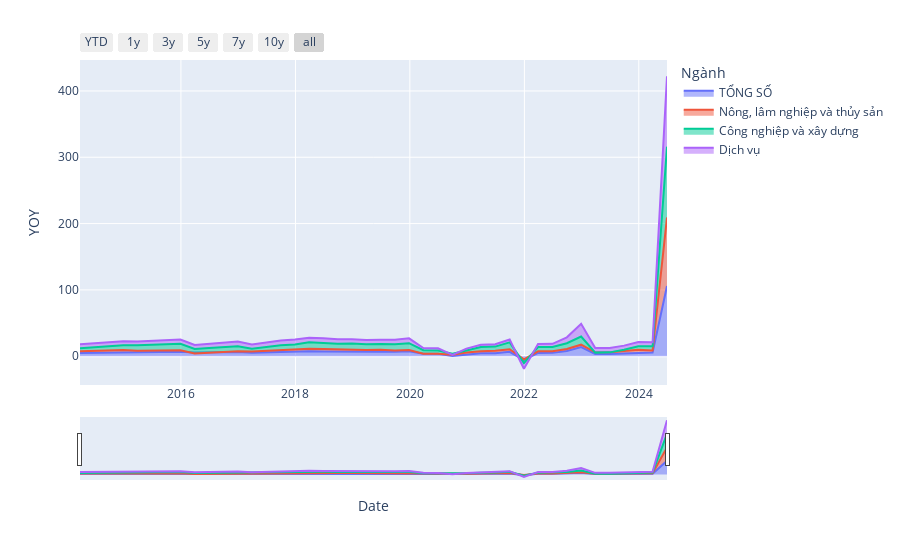

Notebook code cell kept with this figure:
### Code cell
import pandas as pd
import plotly.express as px
import plotly.graph_objects as go

df_show = dfs_gdp_ss[
    (
        (dfs_gdp_ss["Ngành"] == "TỔNG SỐ")
        | (dfs_gdp_ss["Ngành"] == "Nông, lâm nghiệp và thủy sản")
        | (dfs_gdp_ss["Ngành"] == "Công nghiệp và xây dựng")
        | (dfs_gdp_ss["Ngành"] == "Dịch vụ")
    )
]

fig = px.area(df_show, x="Date", y="YOY", color="Ngành")

fig.update_xaxes(
    rangeslider_visible=True,
    rangeselector=dict(
        buttons=[
            dict(count=1, label="YTD", step="year", stepmode="todate"),
            dict(count=1, label="1y", step="year", stepmode="backward"),
            dict(count=3, label="3y", step="year", stepmode="backward"),
            dict(count=5, label="5y", step="year", stepmode="backward"),
            dict(count=7, label="7y", step="year", stepmode="backward"),
            dict(count=10, label="10y", step="year", stepmode="backward"),
            dict(step="all"),
        ]
    ),
)

fig.show()

### Figure 1 — Plotly figure (JSON) as saved in the notebook; plotly's stock layout.template omitted (floating-point values rounded to 4 significant figures)
{"data": [{"fillpattern": {"shape": ""}, "hovertemplate": "Ngành=TỔNG SỐ<br>Date=%{x}<br>YOY=%{y}<extra></extra>", "legendgroup": "TỔNG SỐ", "line": {"color": "#636efa"}, "marker": {"symbol": "circle"}, "mode": "lines", "name": "TỔNG SỐ", "orientation": "v", "showlegend": true, "stackgroup": "1", "type": "scatter", "x": ["2024-06-29T00:00:00", "2024-03-29T00:00:00", "2023-12-29T00:00:00", "2023-09-29T00:00:00", "2023-06-29T00:00:00", "2023-03-29T00:00:00", "2022-12-29T00:00:00", "2022-09-29T00:00:00", "2022-06-29T00:00:00", "2022-03-29T00:00:00", "2021-12-29T00:00:00", "2021-09-29T00:00:00", "2021-06-29T00:00:00", "2021-03-29T00:00:00", "2020-12-27T00:00:00", "2020-09-29T00:00:00", "2020-06-29T00:00:00", "2020-03-27T00:00:00", "2019-12-27T00:00:00", "2019-09-28T00:00:00", "2019-06-28T00:00:00", "2019-03-29T00:00:00", "2018-12-27T00:00:00", "2018-09-28T00:00:00", "2018-06-29T00:00:00", "2018-03-29T00:00:00", "2017-12-29T00:00:00", "2017-09-29T00:00:00", "2017-06-29T00:00:00", "2017-03-29T00:00:00", "2016-12-29T00:00:00", "2016-09-29T00:00:00", "2016-06-29T00:00:00", "2016-03-29T00:00:00", "2015-12-29T00:00:00", "2015-09-29T00:00:00", "2015-06-29T00:00:00", "2015-03-29T00:00:00", "2014-12-29T00:00:00", "2014-09-29T00:00:00", "2014-06-27T00:00:00", "2014-03-28T00:00:00"], "xaxis": "x", "y": [105.9, 5.658, 5.47, 4.051, 3.275, 3.319, 13.71, 7.829, 5.053, 5.032, -6.025, 6.571, 4.65, 4.48, 2.691, 0.3874, 3.682, 3.821, 7.484, 6.734, 6.822, 6.793, 6.823, 6.733, 7.076, 7.378, 6.812, 6.415, 5.728, 5.103, 6.211, 5.93, 5.522, 5.459, 6.679, 6.501, 6.28, 6.028, 5.984, 5.62, 5.18, 4.96], "yaxis": "y"}, {"fillpattern": {"shape": ""}, "hovertemplate": "Ngành=Nông, lâm nghiệp và thủy sản<br>Date=%{x}<br>YOY=%{y}<extra></extra>", "legendgroup": "Nông, lâm nghiệp và thủy sản", "line": {"color": "#EF553B"}, "marker": {"symbol": "circle"}, "mode": "lines", "name": "Nông, lâm nghiệp và thủy sản", "orientation": "v", "showlegend": true, "stackgroup": "1", "type": "scatter", "x": ["2024-06-29T00:00:00", "2024-03-29T00:00:00", "2023-12-29T00:00:00", "2023-09-29T00:00:00", "2023-06-29T00:00:00", "2023-03-29T00:00:00", "2022-12-29T00:00:00", "2022-09-29T00:00:00", "2022-06-29T00:00:00", "2022-03-29T00:00:00", "2021-12-29T00:00:00", "2021-09-29T00:00:00", "2021-06-29T00:00:00", "2021-03-29T00:00:00", "2020-12-27T00:00:00", "2020-09-29T00:00:00", "2020-06-29T00:00:00", "2020-03-27T00:00:00", "2019-12-27T00:00:00", "2019-09-28T00:00:00", "2019-06-28T00:00:00", "2019-03-29T00:00:00", "2018-12-27T00:00:00", "2018-09-28T00:00:00", "2018-06-29T00:00:00", "2018-03-29T00:00:00", "2017-12-29T00:00:00", "2017-09-29T00:00:00", "2017-06-29T00:00:00", "2017-03-29T00:00:00", "2016-12-29T00:00:00", "2016-09-29T00:00:00", "2016-06-29T00:00:00", "2016-03-29T00:00:00", "2015-12-29T00:00:00", "2015-09-29T00:00:00", "2015-06-29T00:00:00", "2015-03-29T00:00:00", "2014-12-29T00:00:00", "2014-09-29T00:00:00", "2014-06-27T00:00:00", "2014-03-28T00:00:00"], "xaxis": "x", "y": [103.4, 2.979, 4.305, 3.659, 2.897, 2.524, 3.691, 3.051, 2.531, 2.448, 1.196, 4.008, 3.508, 3.16, 2.793, 1.798, 0.03823, 0.07644, 2.005, 2.044, 2.808, 2.68, 3.594, 3.536, 3.93, 4.051, 2.902, 2.784, 2.654, 2.03, 1.357, 0.6502, -0.177, -1.231, 2.408, 2.076, 2.363, 2.139, 3.495, 2.998, 2.965, 2.367], "yaxis": "y"}, {"fillpattern": {"shape": ""}, "hovertemplate": "Ngành=Công nghiệp và xây dựng<br>Date=%{x}<br>YOY=%{y}<extra></extra>", "legendgroup": "Công nghiệp và xây dựng", "line": {"color": "#00cc96"}, "marker": {"symbol": "circle"}, "mode": "lines", "name": "Công nghiệp và xây dựng", "orientation": "v", "showlegend": true, "stackgroup": "1", "type": "scatter", "x": ["2024-06-29T00:00:00", "2024-03-29T00:00:00", "2023-12-29T00:00:00", "2023-09-29T00:00:00", "2023-06-29T00:00:00", "2023-03-29T00:00:00", "2022-12-29T00:00:00", "2022-09-29T00:00:00", "2022-06-29T00:00:00", "2022-03-29T00:00:00", "2021-12-29T00:00:00", "2021-09-29T00:00:00", "2021-06-29T00:00:00", "2021-03-29T00:00:00", "2020-12-27T00:00:00", "2020-09-29T00:00:00", "2020-06-29T00:00:00", "2020-03-27T00:00:00", "2019-12-27T00:00:00", "2019-09-28T00:00:00", "2019-06-28T00:00:00", "2019-03-29T00:00:00", "2018-12-27T00:00:00", "2018-09-28T00:00:00", "2018-06-29T00:00:00", "2018-03-29T00:00:00", "2017-12-29T00:00:00", "2017-09-29T00:00:00", "2017-06-29T00:00:00", "2017-03-29T00:00:00", "2016-12-29T00:00:00", "2016-09-29T00:00:00", "2016-06-29T00:00:00", "2016-03-29T00:00:00", "2015-12-29T00:00:00", "2015-09-29T00:00:00", "2015-06-29T00:00:00", "2015-03-29T00:00:00", "2014-12-29T00:00:00", "2014-09-29T00:00:00", "2014-06-27T00:00:00", "2014-03-28T00:00:00"], "xaxis": "x", "y": [106.7, 6.282, 5.16, 2.099, -0.3548, -0.4043, 12.19, 8.704, 6.408, 6.383, -5.486, 10.36, 6.327, 6.3, 3.2, 1.692, 4.996, 5.154, 10.16, 9.138, 8.676, 8.633, 8.763, 8.401, 9.068, 9.702, 8.002, 7.17, 5.813, 4.166, 7.573, 7.504, 7.119, 6.717, 9.639, 9.573, 9.085, 8.352, 7.142, 6.42, 5.332, 4.694], "yaxis": "y"}, {"fillpattern": {"shape": ""}, "hovertemplate": "Ngành=Dịch vụ<br>Date=%{x}<br>YOY=%{y}<extra></extra>", "legendgroup": "Dịch vụ", "line": {"color": "#ab63fa"}, "marker": {"symbol": "circle"}, "mode": "lines", "name": "Dịch vụ", "orientation": "v", "showlegend": true, "stackgroup": "1", "type": "scatter", "x": ["2024-06-29T00:00:00", "2024-03-29T00:00:00", "2023-12-29T00:00:00", "2023-09-29T00:00:00", "2023-06-29T00:00:00", "2023-03-29T00:00:00", "2022-12-29T00:00:00", "2022-09-29T00:00:00", "2022-06-29T00:00:00", "2022-03-29T00:00:00", "2021-12-29T00:00:00", "2021-09-29T00:00:00", "2021-06-29T00:00:00", "2021-03-29T00:00:00", "2020-12-27T00:00:00", "2020-09-29T00:00:00", "2020-06-29T00:00:00", "2020-03-27T00:00:00", "2019-12-27T00:00:00", "2019-09-28T00:00:00", "2019-06-28T00:00:00", "2019-03-29T00:00:00", "2018-12-27T00:00:00", "2018-09-28T00:00:00", "2018-06-29T00:00:00", "2018-03-29T00:00:00", "2017-12-29T00:00:00", "2017-09-29T00:00:00", "2017-06-29T00:00:00", "2017-03-29T00:00:00", "2016-12-29T00:00:00", "2016-09-29T00:00:00", "2016-06-29T00:00:00", "2016-03-29T00:00:00", "2015-12-29T00:00:00", "2015-09-29T00:00:00", "2015-06-29T00:00:00", "2015-03-29T00:00:00", "2014-12-29T00:00:00", "2014-09-29T00:00:00", "2014-06-27T00:00:00", "2014-03-28T00:00:00"], "xaxis": "x", "y": [106.2, 6.116, 6.426, 6.173, 6.561, 6.788, 19.34, 8.916, 4.642, 4.579, -8.571, 4.221, 3.619, 3.34, 2.799, -1.935, 3.257, 3.266, 7.276, 6.852, 6.496, 6.496, 6.537, 7.108, 6.902, 6.699, 7.442, 7.25, 6.849, 6.525, 6.984, 6.662, 6.349, 6.134, 6.325, 6.174, 5.897, 5.821, 5.962, 5.99, 6.008, 5.95], "yaxis": "y"}], "layout": {"legend": {"title": {"text": "Ngành"}, "tracegroupgap": 0}, "margin": {"t": 60}, "xaxis": {"anchor": "y", "domain": [0, 1], "rangeselector": {"buttons": [{"count": 1, "label": "YTD", "step": "year", "stepmode": "todate"}, {"count": 1, "label": "1y", "step": "year", "stepmode": "backward"}, {"count": 3, "label": "3y", "step": "year", "stepmode": "backward"}, {"count": 5, "label": "5y", "step": "year", "stepmode": "backward"}, {"count": 7, "label": "7y", "step": "year", "stepmode": "backward"}, {"count": 10, "label": "10y", "step": "year", "stepmode": "backward"}, {"step": "all"}]}, "rangeslider": {"visible": true}, "title": {"text": "Date"}}, "yaxis": {"anchor": "x", "domain": [0, 1], "title": {"text": "YOY"}}}}
